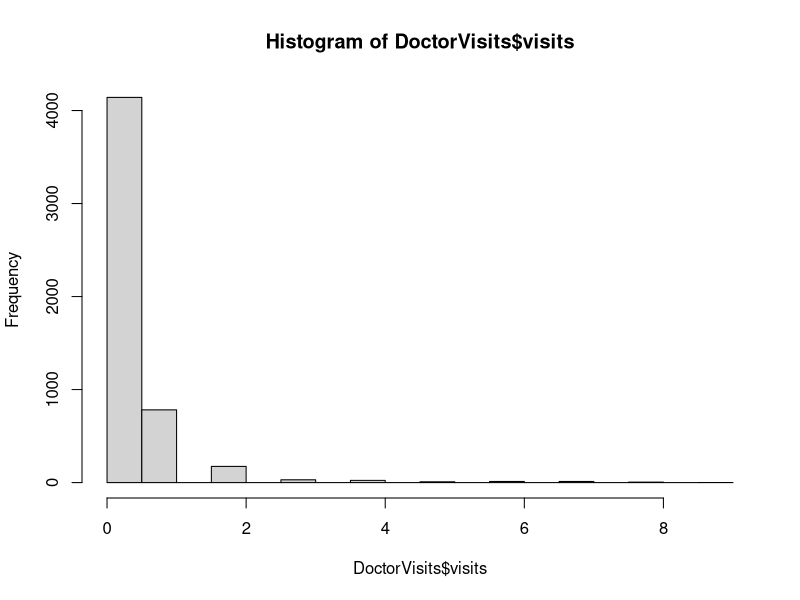

Write the R code that produced this figure.
# Documentation _____________________________________________
' Analyse the DoctorVisits data using a Poisson regression for the 
  number of visits. Is the Possion model satisfactory?  If not, 
  where are the problems and what could be done about them?
'

# Clear namespace -------------------------------------------
rm(list=ls())

# Load Libraries --------------------------------------------
library(AER)

# Load data -------------------------------------------------
data(DoctorVisits)

# Inspect Data ----------------------------------------------
' Observations:   

  Target is not normally distributed.  
  Var > mean indicates over dispersion.
  Likely not a good candidate for a Poisson Regression model
  as the data deviates from the required assumptions. 
'
col_names = names(DoctorVisits)
col_names
summary(DoctorVisits)
hist(DoctorVisits$visits)
mean(DoctorVisits$visits)
var(DoctorVisits$visits)    # Variance > mean


# Fit Poisson Model
m.poisson <- glm(visits ~ ., DoctorVisits, family=poisson(link='log'))
summary(m.poisson)

# Interpretation
' Significance:  Pvalues indicate that genderfemal, income, illenss, 
                 reduced, health and freepooryes are significant and 
                 affect the response variable. 
                 
  Disperson:      Residual Deviance > dof, which indicates over 
                 dispersion. 
  
  Model is not satisfactory. 
'

# Check for overdispersion
dispersiontest(m.poisson, alternative='greater')
' Output

  data:  m.poisson
  z = 6.5386, p-value = 3.105e-11
  alternative hypothesis: true dispersion is greater than 1
  sample estimates:
  dispersion 
  1.415602 
'
